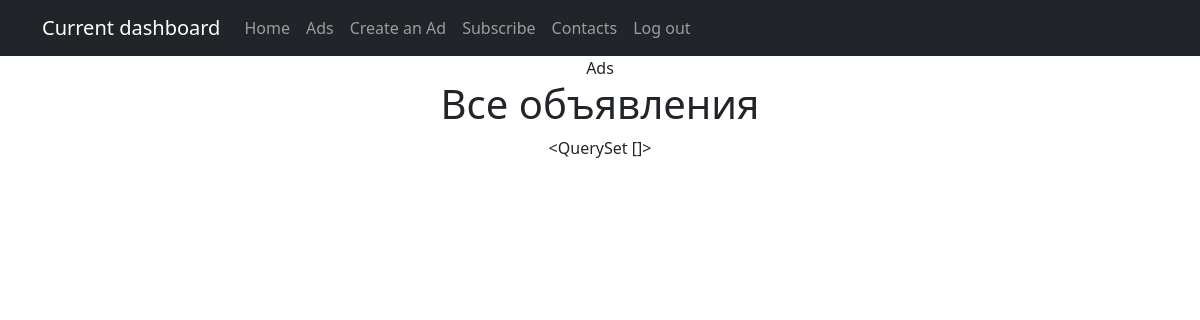
The page /ads/ on the database as committed earlier.
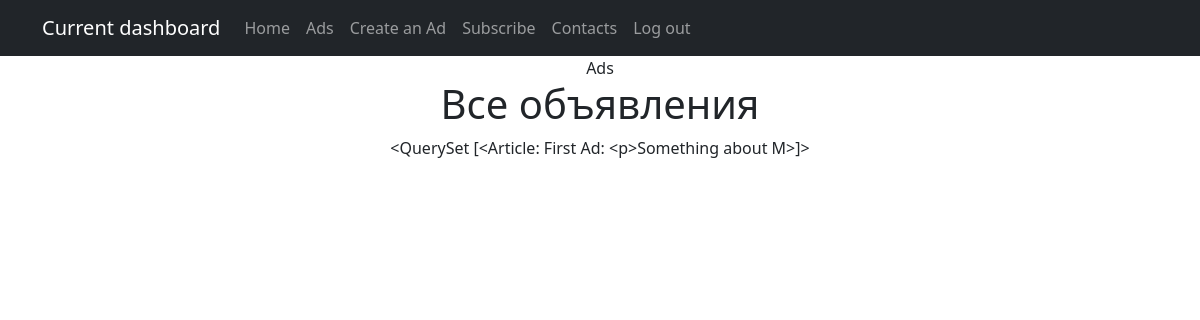
The same page on the database as committed later.
### dashapp/models.py (models this page shows, shortened)
class Article(models.Model):
    TYPE = (
        ('TA', 'Танки'),
        ('HE', 'Хилы'),
        ('DD', 'ДД'),
        ('BU', 'Торговцы'),
        ('GM', 'Гильдмастеры'),
        ('QG', 'Квестгиверы'),
        ('SM', 'Кузнецы'),
        ('TA', 'Кожевники'),
        ('PM', 'Зевлевары'),
        ('SM', 'Мастера заклинаний'),
    )
    author = models.OneToOneField(User, on_delete=models.CASCADE)
    title = models.CharField(max_length=64)
    text = CKEditor5Field(verbose_name='Текст', config_name='extends', null=True, blank=True)
    category = models.CharField(max_length=2, choices=TYPE, default='TA')
    upload=models.FileField(upload_to='uploads/')
    dateCreation = models.DateTimeField(auto_now_add=True, verbose_name='Дата публикации')
    def __str__(self):
        return f'{self.title}: {self.text[:20]}'
    class Meta:
        verbose_name = 'Объявление'
        verbose_name_plural = 'Объявления'

### dashapp/views.py (the view)
# urls.py: path('', AdsList.as_view(), name='ad_list'),
class AdsList(ListView):
    model = Article
    ordering = '-dateCreation'
    template_name = 'ads.html'
    context_object_name = 'ads'
    paginate_by = 2

### templates/ads.html
{% extends 'flatpages/default.html' %}
{% block title %}
Ads
{% endblock title %}
{% block content %}
<h1>Все объявления</h1>
{{ ads }}
{% endblock content %}

### templates/flatpages/default.html (shortened to what this page needs)
<!DOCTYPE html>
<html lang="en">
    <head>
        {% load static %}
        <link href="{% static 'css/styles.css' %}" rel="stylesheet" />
    </head>
    <body>
        <nav class="navbar navbar-expand-lg navbar-dark bg-dark static-top">
   <div class="container">
       <a class="navbar-brand" href="#">Current dashboard</a>
       <div class="collapse navbar-collapse" id="navbarResponsive">
           <ul class="navbar-nav ml-auto">
           <li class="nav-item">
                   <a class="nav-link" href="/default/">Home</a>
           </li>
               <li class="nav-item">
                   <a class="nav-link" href="/news/">Ads</a>
               </li>
               <li class="nav-item">
                   <a class="nav-link" href="/news/create">Create an Ad</a>
               </li>
               <li class="nav-item">
                   <a class="nav-link" href="/news/subscriptions">Subscribe</a>
               </li>
               <li class="nav-item">
                   <a class="nav-link" href="/contacts/">Contacts</a>
               </li>
               <li class="nav-item">
                   <a class="nav-link" href="/accounts/logout/">Log out</a>
               </li>
           </ul>
       </div>
   </div>
</nav>
    <div class="container">
        <div class="row">
            <div class="col-lg-12 text-center">
                {% block title %}
                {% endblock title %}
                {% block content %}{% endblock content %}
            </div>
        </div>
    </div>
    </body>
</html>

Rows that differ between the two databases and show on the page:
added Article: title+text "<QuerySet [<Article: First Ad: <p>Something about M>]>"
Other text that changed with them:
{{ ads }}: "<QuerySet []>" → (not shown)
